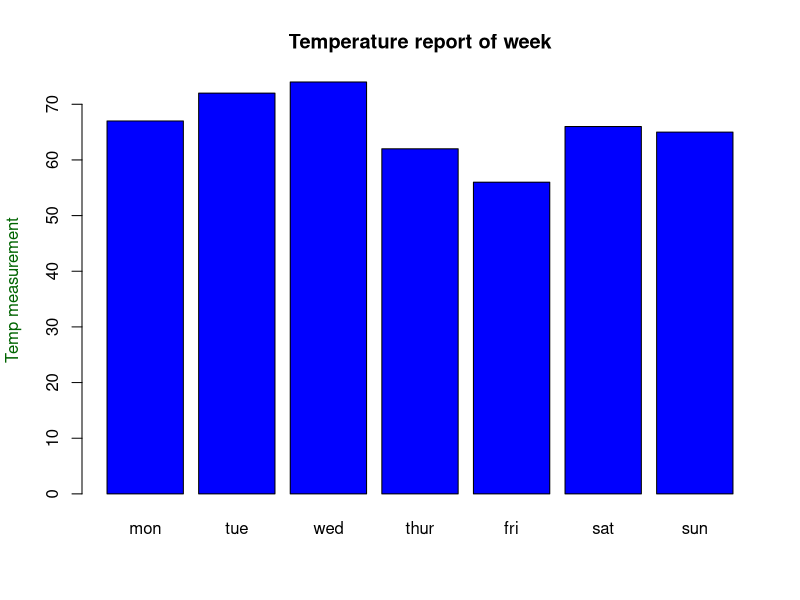
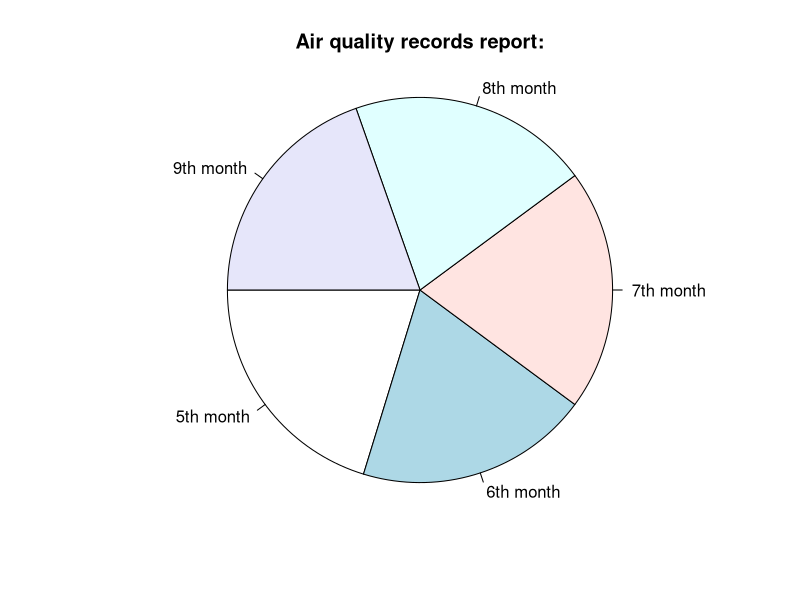
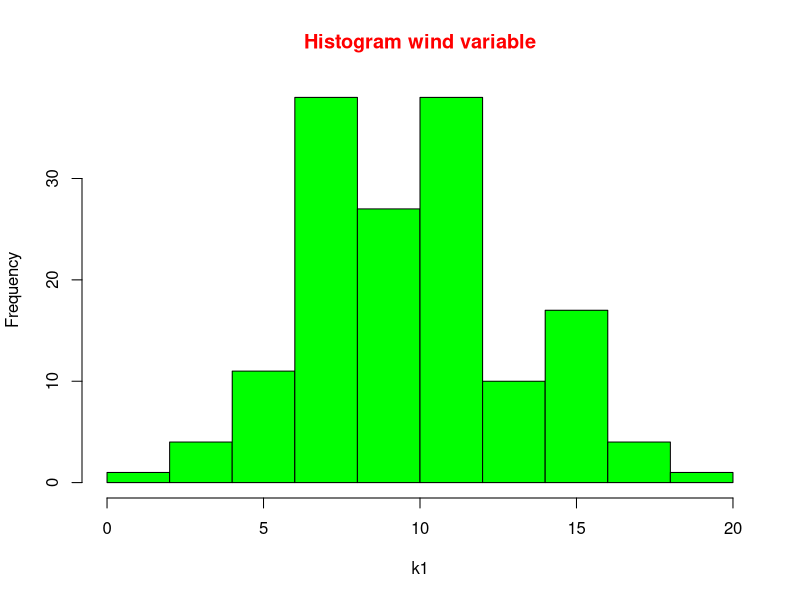
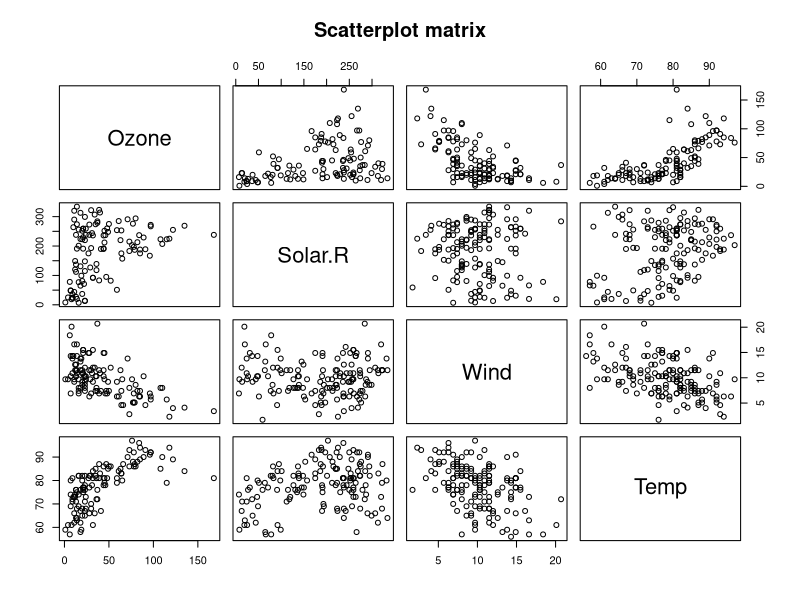
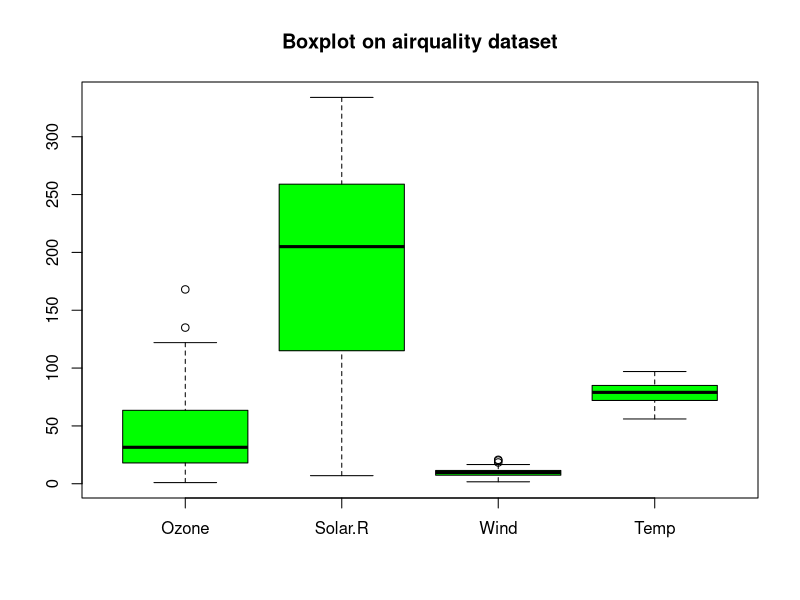
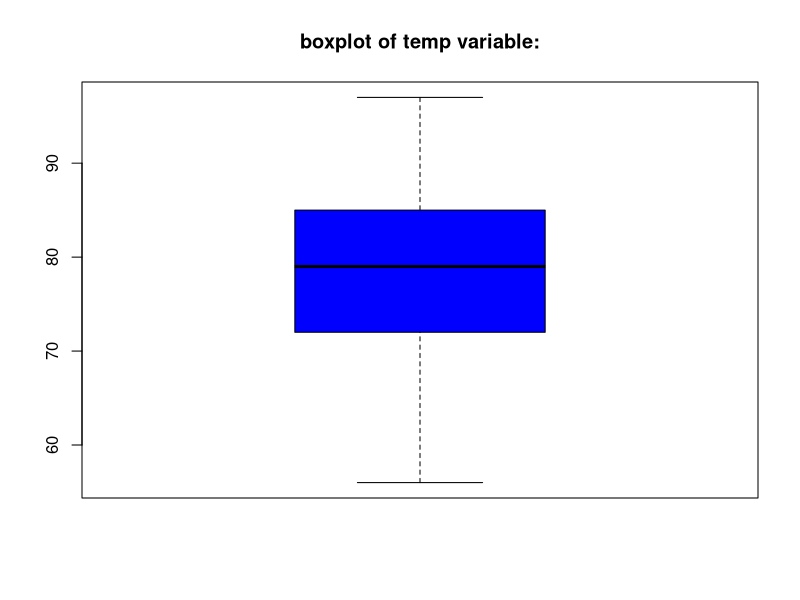

Write the R code that produced these figures, in order.
a=airquality
m=head(a,n=7)
m
barplot(m$Temp,main = "Temperature report of week",col.lab="darkgreen",names=c("mon","tue","wed","thur","fri","sat","sun"),ylab = "Temp measurement",col='blue')


k=a$Month
k
k1=factor(k)
k1
ft=table(k1)
ft
names=c('5th month','6th month','7th month','8th month','9th month')
pie(ft,main = "Air quality records report:",labels = names,radius = -1)


k=a[,3]
k
k1=k[k<20]
k1
hist(k1,main = "Histogram wind variable",col.main="red",col = "green")


a=airquality
a$Month=NULL
a$Day=NULL
pairs(a,main="Scatterplot matrix")


boxplot(airquality[c(1,2,3,4)],main="Boxplot on airquality dataset",col = "green")
summary(airquality$Temp)
boxplot(airquality$Temp,main="boxplot of temp variable:",col="blue")
